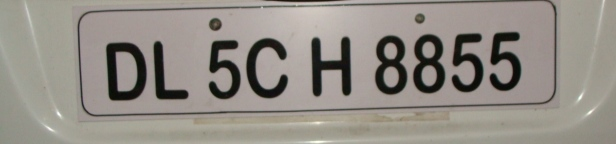
%> input picture CA2/p1/image1.jpg, 616 x 144 px
$ octave MySegmentation.m   (GNU Octave 9; MATLAB toolbox functions it lacks are replaced by stand-ins)
%> lines starting %> are read from the running program, lines starting %| are printed output that depends on the picture; in (x1, y1, x2, y2) boxes, pixels count from 0 and x2, y2 are one past the last pixel; in counts of white or black regions, pixels touching at a corner belong together; the program's own positions count from 1
clc
close all;
clear;
% SELECTING THE TEST DATA
%%%%%%%%%%%%%%%%%%%%%%%%%%%%%%%%%%%%%%%%%%%%%%%%%%%%%%%%%%%%%%%%%%
[file,path]=uigetfile({'*.jpg;*.png;*.jpeg'},'Select your image');
%> the answer given: ../p1/image1.jpg
picture= imread(fullfile(path, file));
%> picture is the input picture: size 144x616x3 uint8; mean R, G, B 146.4, 141, 133.6

picture=imresize(picture,[300 500]);
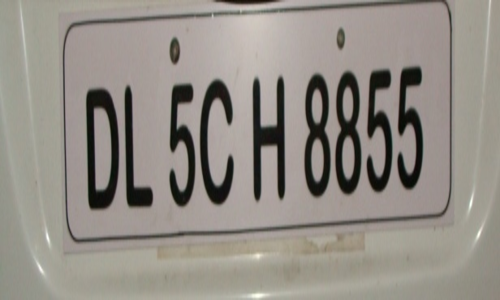
%> picture: size 300x500x3 uint8; mean R, G, B 146.4, 141, 133.6
%RGB2GRAY
%%%%%%%%%%%%%%%%%%%%%%%%%%%%%%%%%%%%%%%%%%%%%%%%%%%%%%%%%%%%%%%%%%
picture=rgb2gray(picture);
%> picture: size 300x500 uint8
% THRESHOLDIG and CONVERSION TO A BINARY IMAGE
%%%%%%%%%%%%%%%%%%%%%%%%%%%%%%%%%%%%%%%%%%%%%%%%%%%%%%%%%%%%%%%%%%
threshold = graythresh(picture);
%> threshold = 0.38
picture = imbinarize(picture,threshold);
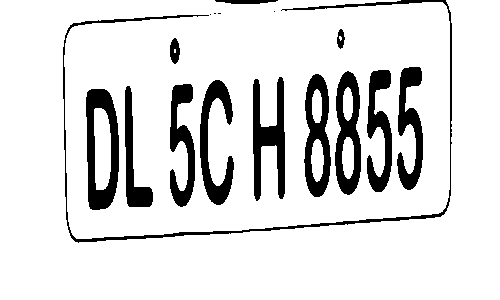
%> picture: size 300x500 logical; 87.3% white; 17 black regions (4 under 20 px), largest, box (x1, y1, x2, y2) and area: (63, 0, 452, 243) 2537, (86, 89, 119, 210) 2242, (253, 77, 285, 201) 2037
picture=~picture;
%%%%%%%

[row,col]=find(picture==1);
%> row = 19091 values from 1 to 243; col = 19091 values from 64 to 452
POINTS=[row';col'];
POINTS_NUM=size(POINTS,2);
%> POINTS_NUM = 19091

initpoint=POINTS(:,1);
%> initpoint = [48; 64]
POINTS(:,1)=[];
POINTS_NUM=POINTS_NUM-1;
%> POINTS_NUM = 19090
CurrectObject=[initpoint];
%> CurrectObject = [48; 64]
t=1;
while POINTS_NUM>0

%> (the run ends here)
